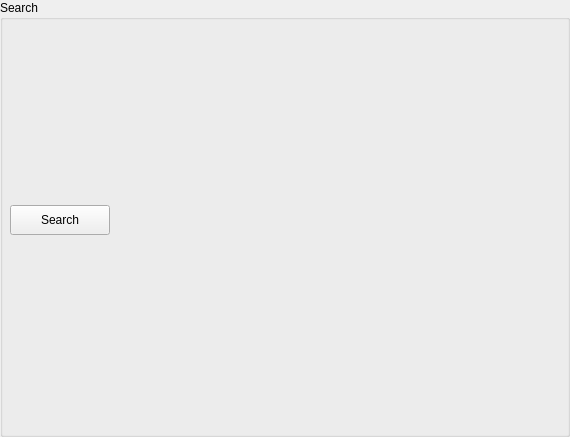
<?xml version="1.0" encoding="UTF-8"?>
<ui version="4.0">
 <class>searchBox</class>
 <widget class="QGroupBox" name="searchBox">
  <property name="geometry">
   <rect>
    <x>0</x>
    <y>0</y>
    <width>570</width>
    <height>437</height>
   </rect>
  </property>
  <property name="sizePolicy">
   <sizepolicy hsizetype="Preferred" vsizetype="Preferred">
    <horstretch>1</horstretch>
    <verstretch>0</verstretch>
   </sizepolicy>
  </property>
  <property name="minimumSize">
   <size>
    <width>350</width>
    <height>416</height>
   </size>
  </property>
  <property name="windowTitle">
   <string>GroupBox</string>
  </property>
  <property name="title">
   <string>Search</string>
  </property>
  <widget class="QWidget" name="verticalLayoutWidget_2">
   <property name="geometry">
    <rect>
     <x>10</x>
     <y>30</y>
     <width>551</width>
     <height>381</height>
    </rect>
   </property>
   <layout class="QVBoxLayout" name="mainLayout" stretch="0,0">
    <item>
     <layout class="QVBoxLayout" name="searchItems" stretch="">
      <property name="spacing">
       <number>-1</number>
      </property>
     </layout>
    </item>
    <item>
     <widget class="QPushButton" name="runSearch">
      <property name="maximumSize">
       <size>
        <width>100</width>
        <height>30</height>
       </size>
      </property>
      <property name="text">
       <string>Search</string>
      </property>
     </widget>
    </item>
   </layout>
  </widget>
  <zorder>verticalLayoutWidget_2</zorder>
  <zorder>runSearch</zorder>
 </widget>
 <resources/>
 <connections/>
</ui>
